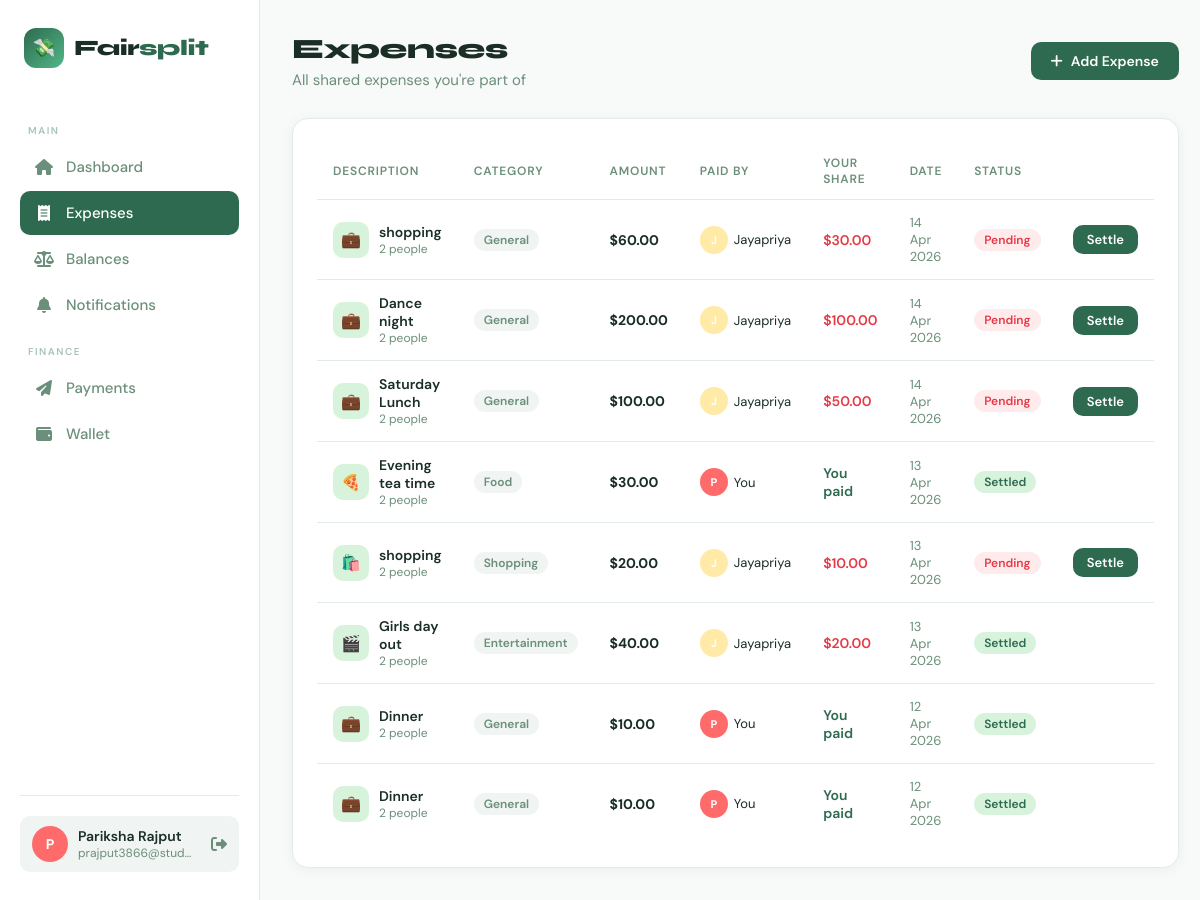
The app's page /expenses (signed in) with its own data.
### app.py (models this page shows)
class User(db.Model):
    id           = db.Column(db.Integer, primary_key=True)
    name         = db.Column(db.String(120), nullable=False)
    email        = db.Column(db.String(120), unique=True, nullable=False)
    password     = db.Column(db.String(256), nullable=False)
    avatar_color = db.Column(db.String(20), default="#4ECDC4")
    created_at   = db.Column(db.DateTime, default=datetime.utcnow)
    wallet       = db.relationship("Wallet", back_populates="user", uselist=False)

class Expense(db.Model):
    id          = db.Column(db.Integer, primary_key=True)
    description = db.Column(db.String(256), nullable=False)
    amount      = db.Column(db.Float, nullable=False)
    category    = db.Column(db.String(80), default="General")
    split_type  = db.Column(db.String(20), default="equal")
    paid_by     = db.Column(db.Integer, db.ForeignKey("user.id"), nullable=False)
    created_at  = db.Column(db.DateTime, default=datetime.utcnow)
    payer       = db.relationship("User", foreign_keys=[paid_by])
    members     = db.relationship("User", secondary=expense_members, backref="expenses")
    settled     = db.relationship("User", secondary=expense_settled)
    splits      = db.relationship("ExpenseSplit", back_populates="expense", cascade="all, delete-orphan")

class ExpenseSplit(db.Model):
    id         = db.Column(db.Integer, primary_key=True)
    expense_id = db.Column(db.Integer, db.ForeignKey("expense.id"), nullable=False)
    user_id    = db.Column(db.Integer, db.ForeignKey("user.id"),    nullable=False)
    amount     = db.Column(db.Float, nullable=False)
    expense    = db.relationship("Expense", back_populates="splits")
    user       = db.relationship("User")

### app.py (the view)
@app.route("/expenses")
@login_required
def expenses():
    uid           = session["user_id"]
    user_expenses = (Expense.query
                     .filter(Expense.members.any(id=uid))
                     .order_by(Expense.created_at.desc()).all())
    all_users     = User.query.all()
    return render_template("expenses.html", expenses=user_expenses,
                           all_users=all_users, uid=uid)

### app.py (called while the page is built)
def login_required(f):
    @wraps(f)
    def decorated(*args, **kwargs):
        if "user_id" not in session:
            ip = request.remote_addr
            record_unauthorized_access(ip, request.path, request.method)
            return redirect(url_for("login"))
        return f(*args, **kwargs)
    return decorated

def get_current_user():
    if "user_id" in session:
        return User.query.get(session["user_id"])
    return None

### templates/expenses.html (shortened to what this page needs)
{% extends "base.html" %}
{% block content %}
<div class="page-header animate">
  <div>
    <div class="page-title">Expenses </div>
    <div class="page-subtitle">All shared expenses you're part of</div>
  </div>
  <a href="{{ url_for('add_expense') }}" class="btn btn-primary"><i class="fa-solid fa-plus"></i> Add Expense</a>
</div>
<div class="card animate delay-1">
  {% if expenses %}
  <table class="table">
    <thead>
      <tr>
        <th>Description</th>
        <th>Category</th>
        <th>Amount</th>
        <th>Paid By</th>
        <th>Your Share</th>
        <th>Date</th>
        <th>Status</th>
        <th></th>
      </tr>
    </thead>
    <tbody>
      {% set cat_icons = {'Food':'🍕','Travel':'✈️','Rent':'🏠','Entertainment':'🎬','Shopping':'🛍️','General':'💼','Utilities':'💡','Health':'🏥'} %}
      {% for exp in expenses %}
      {% set payer = exp.payer %}
      {% set my_share = (exp.splits | selectattr('user_id', 'equalto', uid) | map(attribute='amount') | list | first) | default(0) %}
      {% set is_settled = uid in (exp.settled | map(attribute='id') | list) %}
      {% set i_paid = exp.paid_by == uid %}
      <tr>
        <td>
          <div style="display:flex;align-items:center;gap:10px">
            <div style="width:36px;height:36px;border-radius:10px;background:var(--primary-pale);display:flex;align-items:center;justify-content:center;font-size:16px;flex-shrink:0">
              {{ cat_icons.get(exp.category) }}
            </div>
            <div>
              <div style="font-weight:600;font-size:14px">{{ exp.description }}</div>
              <div style="font-size:12px;color:var(--text-muted)">{{ exp.members|length }} people</div>
            </div>
          </div>
        </td>
        <td><span class="badge badge-gray">{{ exp.category }}</span></td>
        <td><strong>${{ "%.2f"|format(exp.amount) }}</strong></td>
        <td>
          {% if payer %}
            <div style="display:flex;align-items:center;gap:6px">
              <div class="avatar" style="background:{{ payer.avatar_color or '#4ECDC4' }};width:28px;height:28px;font-size:11px">{{ payer.name[0].upper() }}</div>
              <span style="font-size:13px">{{ 'You' if i_paid else payer.name }}</span>
            </div>
          {% else %}You{% endif %}
        </td>
        <td>
          {% if i_paid %}
            <span style="color:var(--primary);font-weight:600">You paid</span>
          {% else %}
            <span style="color:var(--danger);font-weight:600">${{ "%.2f"|format(my_share) }}</span>
          {% endif %}
        </td>
        <td style="color:var(--text-muted);font-size:13px">{{ exp.created_at.strftime('%d %b %Y') }}</td>
        <td>
          {% if is_settled or i_paid %}
            <span class="badge badge-green"> Settled</span>
          {% else %}
            <span class="badge badge-red">Pending</span>
          {% endif %}
        </td>
        <td>
          {% if not is_settled and not i_paid %}
          <button class="btn btn-sm btn-primary settle-btn" data-id="{{ exp.id }}">
            Settle
          </button>
          {% endif %}
        </td>
      </tr>
      {% endfor %}
    </tbody>
  </table>
  {% else %}
  <div class="empty-state">
    <div class="icon"> </div>
    <p>No expenses yet. Add your first one!</p>
    <a href="{{ url_for('add_expense') }}" class="btn btn-primary" style="margin-top:16px">Add Expense</a>
  </div>
  {% endif %}
</div>
{% endblock %}

### templates/base.html (shortened to what this page needs)
<!DOCTYPE html>
<html lang="en">
<head>
  <link rel="stylesheet" href="https://cdnjs.cloudflare.com/ajax/libs/font-awesome/6.5.0/css/all.min.css"/>
</head>
<body>
  {% if session.user_id %}
  <nav class="sidebar">
    <div class="logo">
      <div class="logo-icon">💸</div>
      <div class="logo-text">Fair<span>split</span></div>
    </div>
    <div class="nav-label">Main</div>
    <a href="{{ url_for('dashboard') }}" class="nav-link {% if request.endpoint=='dashboard' %}active{% endif %}">
      <i class="fa-solid fa-house"></i> Dashboard
    </a>
    <a href="{{ url_for('expenses') }}" class="nav-link {% if request.endpoint in ['expenses','add_expense'] %}active{% endif %}">
      <i class="fa-solid fa-receipt"></i> Expenses
    </a>
    <a href="{{ url_for('balances') }}" class="nav-link {% if request.endpoint=='balances' %}active{% endif %}">
      <i class="fa-solid fa-scale-balanced"></i> Balances
    </a>
    <a href="{{ url_for('notifications') }}" class="nav-link {% if request.endpoint in ['notifications','update_notification_settings','mark_all_notifications_read','test_notification_email'] %}active{% endif %}">
      <i class="fa-solid fa-bell"></i> Notifications
    </a>
    <div class="nav-label">Finance</div>
    <a href="{{ url_for('payments') }}" class="nav-link {% if request.endpoint=='payments' %}active{% endif %}">
      <i class="fa-solid fa-paper-plane"></i> Payments
    </a>
    <a href="{{ url_for('wallet') }}" class="nav-link {% if request.endpoint=='wallet' %}active{% endif %}">
      <i class="fa-solid fa-wallet"></i> Wallet
    </a>
    <div class="sidebar-bottom">
      {% set user = get_current_user() %}
      {% if user %}
      <div class="user-pill">
        <div class="avatar" style="background: {{ user.avatar_color }}">{{ user.name[0].upper() }}</div>
        <div class="user-info">
          <div class="user-name">{{ user.name }}</div>
          <div class="user-email">{{ user.email }}</div>
        </div>
        <a href="{{ url_for('logout') }}" title="Logout" style="color: var(--text-muted); margin-left: 4px;">
          <i class="fa-solid fa-right-from-bracket"></i>
        </a>
      </div>
      {% endif %}
    </div>
  </nav>
  {% endif %}
  <main class="main">
    {% block content %}{% endblock %}
  </main>
</body>
</html>

### templates/base.html (style rules this page uses)
:root { --primary: #2D6A4F; --primary-light: #52B788; --primary-pale: #D8F3DC; --accent: #F77F00; --accent-light: #FCBF49; --danger: #E63946; --danger-pale: #FFEBEC; --bg: #F8FAF9; --surface: #FFFFFF; --surface2: #F0F4F2; --border: #E2EBE7; --text: #1A2E25; --text-muted: #6B8F7A; --text-light: #A8C4B5; --shadow: 0 2px 12px rgba(45,106,79,0.08); --shadow-lg: 0 8px 32px rgba(45,106,79,0.12); --radius: 16px; --radius-sm: 10px; }
*, *::before, *::after { box-sizing: border-box; margin: 0; padding: 0; }
body { font-family: 'DM Sans', sans-serif; background: var(--bg); color: var(--text); min-height: 100vh; display: flex; }
.sidebar { width: 260px; min-height: 100vh; background: var(--surface); border-right: 1px solid var(--border); display: flex; flex-direction: column; position: fixed; top: 0; left: 0; bottom: 0; z-index: 100; padding: 28px 20px; }
.logo { display: flex; align-items: center; gap: 10px; margin-bottom: 40px; padding-left: 4px; }
.logo-icon { width: 40px; height: 40px; background: linear-gradient(135deg, var(--primary), var(--primary-light)); border-radius: 12px; display: flex; align-items: center; justify-content: center; font-size: 18px; color: white; }
.logo-text { font-family: 'Syne', sans-serif; font-weight: 800; font-size: 22px; color: var(--text); letter-spacing: -0.5px; }
.logo-text span { color: var(--primary); }
.nav-label { font-size: 10px; font-weight: 600; text-transform: uppercase; letter-spacing: 1.5px; color: var(--text-light); padding: 0 8px; margin-bottom: 8px; margin-top: 16px; }
.nav-link { display: flex; align-items: center; gap: 12px; padding: 12px 14px; border-radius: var(--radius-sm); color: var(--text-muted); text-decoration: none; font-weight: 500; font-size: 15px; transition: all 0.2s; margin-bottom: 2px; }
.nav-link i { width: 20px; text-align: center; font-size: 16px; }
.nav-link.active { background: var(--primary); color: white; }
.nav-link.active i { color: white; }
.sidebar-bottom { margin-top: auto; padding-top: 20px; border-top: 1px solid var(--border); }
.user-pill { display: flex; align-items: center; gap: 10px; padding: 10px 12px; background: var(--surface2); border-radius: var(--radius-sm); }
.avatar { width: 36px; height: 36px; border-radius: 50%; display: flex; align-items: center; justify-content: center; font-weight: 700; font-size: 14px; color: white; flex-shrink: 0; }
.user-info { flex: 1; min-width: 0; }
.user-name { font-weight: 600; font-size: 14px; white-space: nowrap; overflow: hidden; text-overflow: ellipsis; }
.user-email { font-size: 12px; color: var(--text-muted); white-space: nowrap; overflow: hidden; text-overflow: ellipsis; }
.main { margin-left: 260px; flex: 1; padding: 32px; min-height: 100vh; }
.card { background: var(--surface); border-radius: var(--radius); border: 1px solid var(--border); padding: 24px; box-shadow: var(--shadow); }
.btn { display: inline-flex; align-items: center; gap: 8px; padding: 10px 20px; border-radius: var(--radius-sm); font-family: 'DM Sans', sans-serif; font-weight: 600; font-size: 14px; cursor: pointer; border: none; transition: all 0.2s; text-decoration: none; }
.btn-primary { background: var(--primary); color: white; }
.btn-sm { padding: 6px 14px; font-size: 13px; }
.page-header { display: flex; align-items: center; justify-content: space-between; margin-bottom: 28px; }
.page-title { font-family: 'Syne', sans-serif; font-weight: 800; font-size: 28px; letter-spacing: -0.5px; }
.page-subtitle { color: var(--text-muted); font-size: 15px; margin-top: 4px; }
.table { width: 100%; border-collapse: collapse; }
.table th { padding: 12px 16px; text-align: left; font-size: 12px; font-weight: 600; text-transform: uppercase; letter-spacing: 0.8px; color: var(--text-muted); border-bottom: 1px solid var(--border); }
.table td { padding: 14px 16px; border-bottom: 1px solid var(--border); font-size: 14px; }
.table tr:last-child td { border-bottom: none; }
.badge { display: inline-flex; align-items: center; padding: 3px 10px; border-radius: 20px; font-size: 12px; font-weight: 600; }
.badge-green { background: var(--primary-pale); color: var(--primary); }
.badge-red { background: var(--danger-pale); color: var(--danger); }
.badge-gray { background: var(--surface2); color: var(--text-muted); }
.animate { animation: fadeInUp 0.4s ease both; }
.delay-1 { animation-delay: 0.1s; }

### records on screen
User: name "P", name "Pariksha Rajput", email "prajput3866@stud…"
Expense: get "💼", description "shopping", members|length "2", category "General", amount "60.00", created_at "14 Apr 2026", shows "Pending"
User: name "J", name "Jayapriya"
ExpenseSplit: amount "30.00"
Expense: get "💼", description "Dance night", members|length "2", category "General", amount "200.00", created_at "14 Apr 2026", shows "Pending"
ExpenseSplit: amount "100.00"
Expense: get "💼", description "Saturday Lunch", members|length "2", category "General", amount "100.00", created_at "14 Apr 2026", shows "Pending"
ExpenseSplit: amount "50.00"
Expense: get "🍕", description "Evening tea time", members|length "2", category "Food", amount "30.00", name "You", shows "You paid", created_at "13 Apr 2026", shows "Settled"
Expense: get "🛍️", description "shopping", members|length "2", category "Shopping", amount "20.00", created_at "13 Apr 2026", shows "Pending"
ExpenseSplit: amount "10.00"
Expense: get "🎬", description "Girls day out", members|length "2", category "Entertainment", amount "40.00", created_at "13 Apr 2026", shows "Settled"
ExpenseSplit: amount "20.00"
Expense: get "💼", description "Dinner", members|length "2", category "General", amount "10.00", name "You", shows "You paid", created_at "12 Apr 2026", shows "Settled"
Expense: get "💼", description "Dinner", members|length "2", category "General", amount "10.00", name "You", shows "You paid", created_at "12 Apr 2026", shows "Settled"
